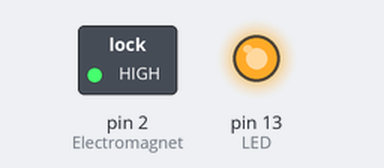
Recording of a sketch running on a simulated Arduino Uno, built with avr-gcc and run on an emulated ATmega328P. Shown: switched loads named in the sketch (green lamp = pin HIGH), output pins drawn as LEDs (lit = HIGH).

Above: at 5.0 s.
At 10.5 s:
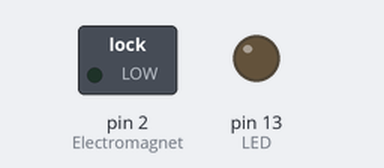
Timing chart, 0 to 14.3 s (numbered marks = the images above):
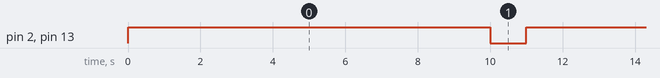

Measured:
- by itself, pin 2 (Electromagnet), pin 13 (LED): alternates HIGH for 10.0 s and LOW for 1.0 s

The sketch:

grove_electromagnetic.ino
```cpp
#define Electromagnet  2

#define LED  13

void setup() {
  pinMode(Electromagnet, OUTPUT);
  pinMode(LED, OUTPUT);
}
void loop() {
  digitalWrite(LED, HIGH);
  digitalWrite(Electromagnet, HIGH);
  delay(10000);
  digitalWrite(LED, LOW);
  digitalWrite(Electromagnet, LOW);
  delay(1000);


}

//[출처] 전자석 모듈 (Electromagnet Module)|작성자 가치
```
